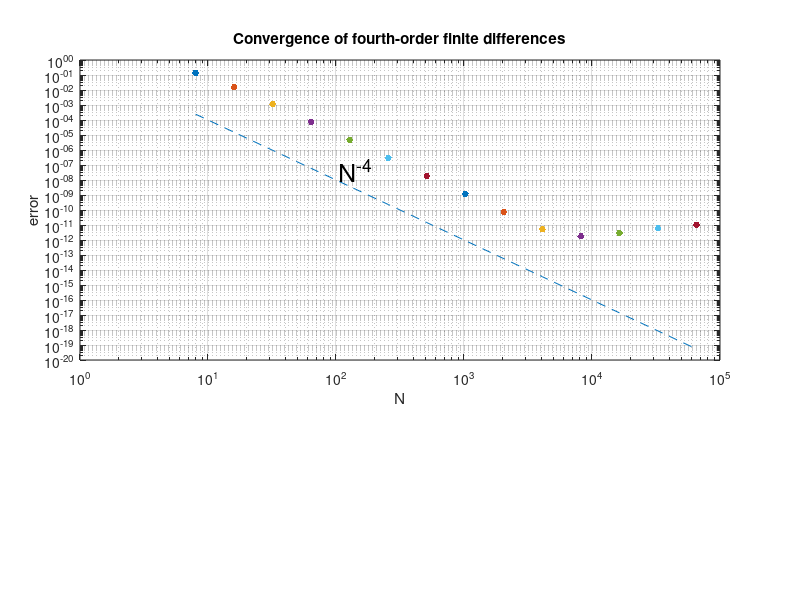

Write MATLAB code to recreate this figure.
close all
clc
% p1.m - convergence of fourth-order finite differences

% For various N, set up grid in [-pi,pi] and function u(x):
  Nvec= 2.^(3:16);
  clf, subplot('position',[.1 .4 .8 .5])
  for N = Nvec
      tic
    h = 2*pi/N; x = -pi + (1:N)'*h;
    u = exp(sin(x)); uprime = cos(x).*u;

    % Construct sparse fourth-order differentiation matrix:
    e = ones(N,1);
    D =   sparse(1:N,[2:N 1],2*e/3,N,N)...
        - sparse(1:N,[3:N 1 2],e/12,N,N);
    D = (D-D')/h;

    % Plot max(abs(D*u-uprime)):
    error = norm(D*u-uprime,inf);
    loglog(N,error,'.','markersize',15),
    hold on;
    T=toc;
    %scatter(N,T);
    %hold on;

  end
  grid on, xlabel N, ylabel error
  title('Convergence of fourth-order finite differences')
  semilogy(Nvec,Nvec.^(-4),'--') 
  text(105,5e-8,'N^{-4}','fontsize',18)
  %grid on, xlabel N, ylabel Time
  %title('Computation time for Different N Values') 

% Uncomment out the last two lines in the for loop and the last two lines
% above while commenting out the loglog line and lines 28-31 to get the
% code used to generate the time graph.